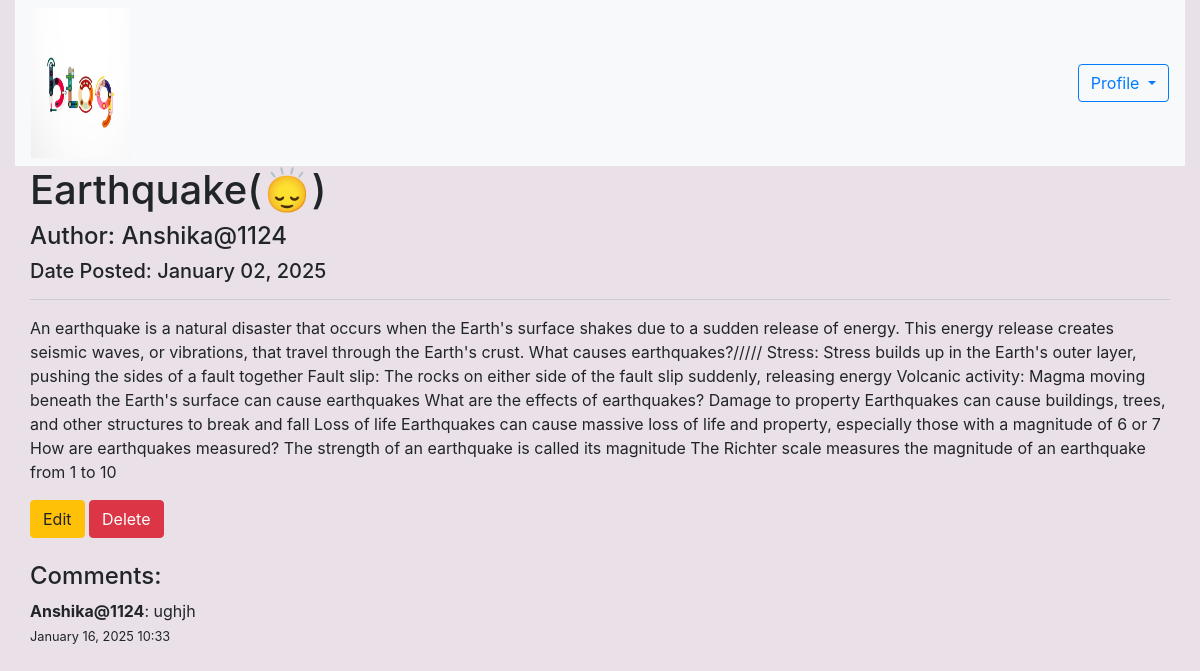
Before: /mypost/2/ with the older database file.
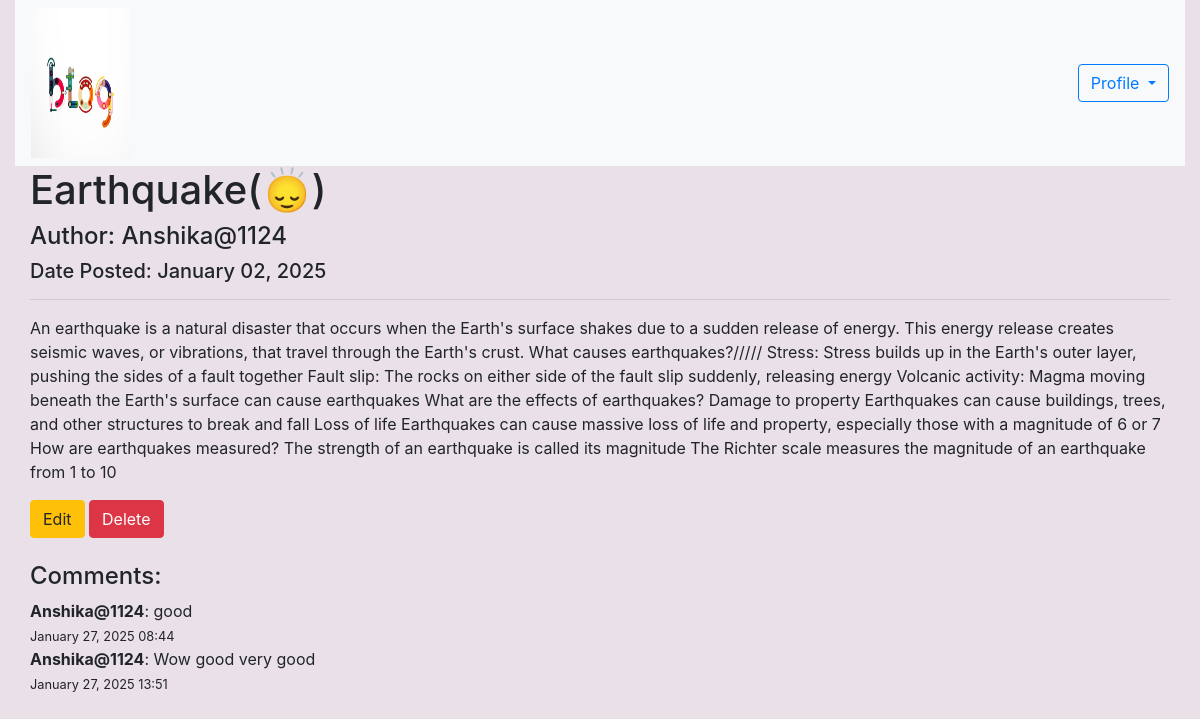
After: the same page with the newer database file.
### blogapp/models.py (models this page shows, shortened)
class Post(models.Model):
    title = models.CharField(max_length=100)
    content = models.TextField()
    date_posted = models.DateTimeField(default=timezone.now)
    author = models.ForeignKey(User, on_delete=models.CASCADE)

class Comment(models.Model):
    post = models.ForeignKey('Post', on_delete=models.CASCADE, related_name='comments')
    author = models.ForeignKey(User, on_delete=models.CASCADE)
    content = models.CharField(max_length=400)
    date_posted = models.DateTimeField(auto_now_add=True)

### blogapp/views.py (the view)
# urls.py: path('mypost/<int:pk>/', views.my_post, name='mypost_detail'),
def my_post(request, pk):
    post = get_object_or_404(Post, pk=pk)
    return render(request, 'mypost_detail.html', {'post': post})

### blogapp/templates/mypost_detail.html (shortened to what this page needs)
{% extends 'home.html' %}
{% block content %}
{% load static %}
<nav class="navbar navbar-expand-lg navbar-light bg-light w-100">
    <div class="collapse navbar-collapse" id="navbarSupportedContent">
        <ul class="navbar-nav mr-auto">
            <li><a href="/base"><img class="w-50"style="width: 350px; height: 150px;" src="{% static 'base.avif' %}" alt=""></a></li>
        </ul>
        <form class="form-inline my-2 my-lg-0">
            <div class="dropdown">
                <button class="btn btn-outline-primary dropdown-toggle" type="button" id="dropdownMenuButton"
                    data-toggle="dropdown" aria-haspopup="true" aria-expanded="false">
                    Profile
                </button>
            </div>
        </form>
    </div>
</nav>
<div class="container" style="max-width: 1350px;">
    <h1>{{ post.title }}</h1>
    <div class="article-metadata">
        <h4>Author: {{ post.author }}</h4>
        <h5>Date Posted: {{ post.date_posted|date:"F d, Y" }}</h5>
    </div>
    <hr>
    <p>{{ post.content }}</p>
    <a href="{% url 'edit_post' post.pk %}" class="btn btn-warning">Edit</a>
    <a href="{% url 'delete_post' post.pk %}" class="btn btn-danger">Delete</a>
    <br><br>
    <h4>Comments:</h4>
    <div class="comments">
        {% for comment in post.comments.all %}
            <div class="comment">
                <strong>{{ comment.author }}</strong>: {{ comment.content }}
                <br>
                <small>{{ comment.date_posted|date:"F d, Y H:i" }}</small>
            </div>
        {% empty %}
            <p>No comments yet. Be the first to comment!</p>
        {% endfor %}
    </div>
</div>
{% endblock %}

### blogapp/templates/home.html (shortened to what this page needs)
{% load static %}
<!DOCTYPE html>
<html lang="en">
<head>
    <link rel="stylesheet" href="https://cdn.jsdelivr.net/npm/bootstrap@4.0.0/dist/css/bootstrap.min.css"
>
</head>
<body>
    <div class="container custom-container">
        {% block content %}{% endblock %}
    </div>
</body>
</html>

### blogapp/templates/home.html (style rules this page uses)
.custom-container { max-width: 1450px; }
body { background-color: rgb(233, 224, 232); }

Changed rows visible on the page:
removed Comment: author "Anshika@1124", content "ughjh", date_posted "January 16, 2025 10:33"
added Comment: author "Anshika@1124", content "good", date_posted "January 27, 2025 08:44"
added Comment: author "Anshika@1124", content "Wow good very good", date_posted "January 27, 2025 13:51"
